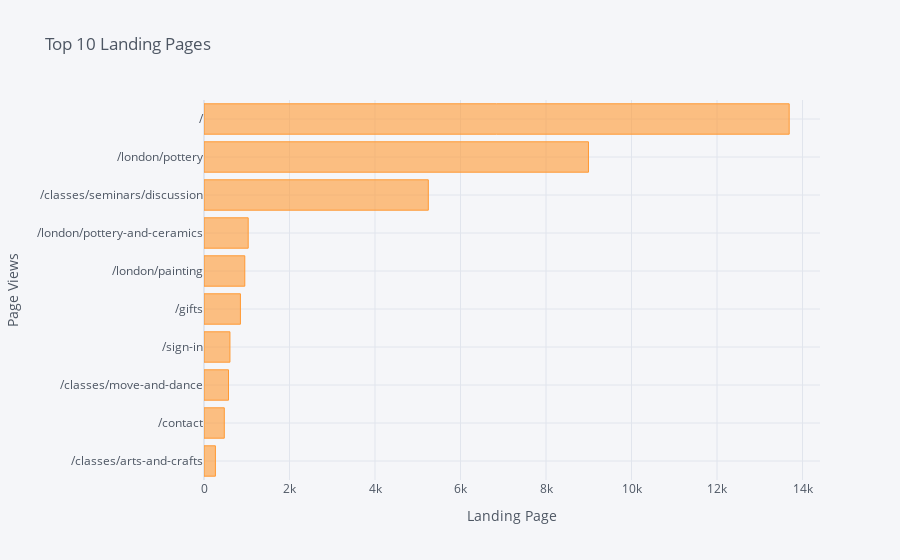

Write notebook code for a chart like this one.
### Markdown cell above
- Graph the results

### Code cell
temp_df = df3.groupby(['Landing Page'],as_index=True)['Page Views'].mean().sort_values(ascending=False).head(10)

fig = temp_df.sort_values().\
    iplot(asFigure=True,
          kind = 'barh',
          yTitle = 'Page Views',
          xTitle = 'Landing Page',
          title='Top 10 Landing Pages')
    
fig.update_layout(
    margin=dict(l=200),
)

fig.show()

### Figure 1 — Plotly figure (JSON) as saved in the notebook; plotly's stock layout.template omitted (floating-point values rounded to 4 significant figures)
{"data": [{"marker": {"color": "rgba(255, 153, 51, 0.6)", "line": {"color": "rgba(255, 153, 51, 1.0)", "width": 1}}, "name": "Page Views", "orientation": "h", "text": "", "type": "bar", "x": [267, 475, 573, 607, 852, 954, 1034, 5247, 8993, 13688], "y": ["/classes/arts-and-crafts", "/contact", "/classes/move-and-dance", "/sign-in", "/gifts", "/london/painting", "/london/pottery-and-ceramics", "/classes/seminars/discussion", "/london/pottery", "/"]}], "layout": {"legend": {"bgcolor": "#F5F6F9", "font": {"color": "#4D5663"}}, "margin": {"l": 200}, "paper_bgcolor": "#F5F6F9", "plot_bgcolor": "#F5F6F9", "title": {"font": {"color": "#4D5663"}, "text": "Top 10 Landing Pages"}, "xaxis": {"gridcolor": "#E1E5ED", "showgrid": true, "tickfont": {"color": "#4D5663"}, "title": {"font": {"color": "#4D5663"}, "text": "Landing Page"}, "zerolinecolor": "#E1E5ED"}, "yaxis": {"gridcolor": "#E1E5ED", "showgrid": true, "tickfont": {"color": "#4D5663"}, "title": {"font": {"color": "#4D5663"}, "text": "Page Views"}, "zerolinecolor": "#E1E5ED"}}}
